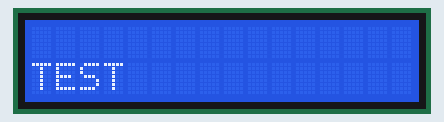
This sketch was run on a simulated Arduino Uno, built with avr-gcc and run on an emulated ATmega328P. Shown: 16×2 character LCD.

Above: at 0.2 s.

Measured:
- what the display in image 0 shows lasts 2.0 s, from 0.2 s to 2.2 s

The sketch:

Pro15_LCD.ino
```cpp
#include "LiquidCrystal_I2C.h"
LiquidCrystal_I2C lcd(0x27,16,2);

void setup() {
  lcd.clear();
  lcd.init();
  lcd.backlight();
  lcd.setCursor(0,0);
  lcd.print("Hello, World!");
  lcd.setCursor(0,1);
  lcd.print("UnoBigBoard");
}

void loop() {
  lcd.init();
  lcd.setCursor(0,1);
  lcd.print("TEST");
  delay(2000);

  lcd.setCursor(0,0);
  lcd.print("Hello, World!");
  lcd.setCursor(0,1);
  lcd.print("UnoBigBoard");
}
```
